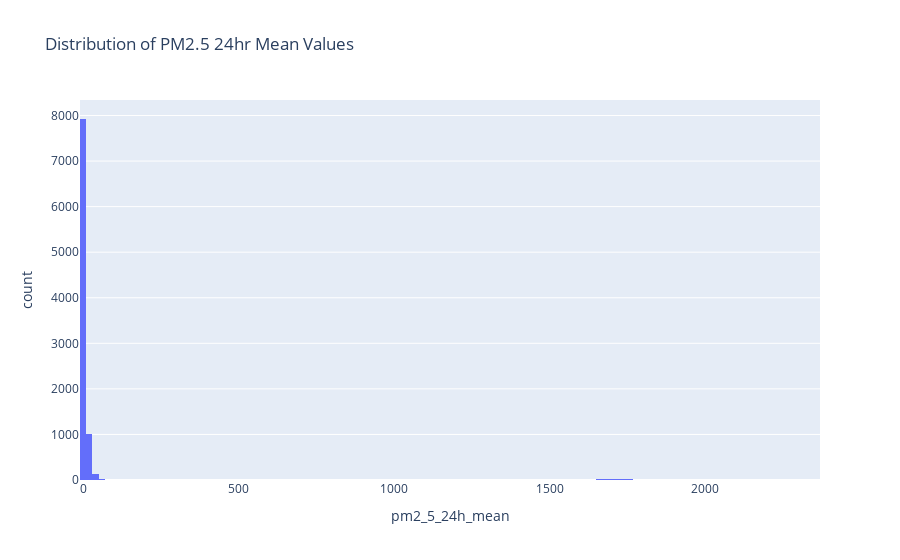

Here is the notebook cell this chart was saved with:
### Code cell
# Visualize all PM2.5 values less than 300
px.histogram(purple_filt_df, 
             x='pm2_5_24h_mean', title='Distribution of PM2.5 24hr Mean Values', nbins=200).show()

### Figure 1 — Plotly figure (JSON) as saved in the notebook; plotly's stock layout.template omitted (floating-point values rounded to 4 significant figures; data arrays with more than 128 entries replaced by an {"elided": "..."} marker saying what was removed)
{"data": [{"alignmentgroup": "True", "bingroup": "x", "hovertemplate": "pm2_5_24h_mean=%{x}<br>count=%{y}<extra></extra>", "legendgroup": "", "marker": {"color": "#636efa", "pattern": {"shape": ""}}, "name": "", "nbinsx": 200, "offsetgroup": "", "orientation": "v", "showlegend": false, "type": "histogram", "x": {"elided": "9267 float values"}, "xaxis": "x", "yaxis": "y"}], "layout": {"barmode": "relative", "legend": {"tracegroupgap": 0}, "title": {"text": "Distribution of PM2.5 24hr Mean Values"}, "xaxis": {"anchor": "y", "domain": [0, 1], "title": {"text": "pm2_5_24h_mean"}}, "yaxis": {"anchor": "x", "domain": [0, 1], "title": {"text": "count"}}}}
